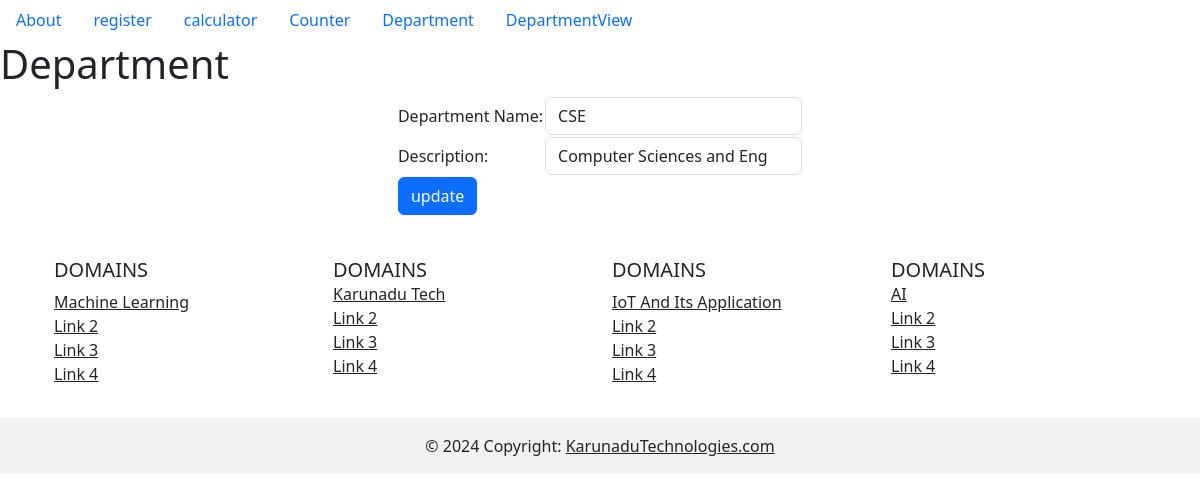
The app's page /departmentupdate/2 with its own data.
### basics/models.py (models this page shows)
class StudentDepartment(models.Model):
    DEPT_NAME=models.CharField(max_length=100)
    DEPT_DESC=models.CharField(max_length=1000)

### basics/views.py (the view, shortened to what this page needs)
# urls.py: path("departmentupdate/<id>",departmentupdate,name="departmentupdate"),
def departmentupdate(request,id):
  getdepartments=StudentDepartment.objects.get(id=id)
  return render(request,'departmentupdate.html',context={'getdepartments':getdepartments})

### basics/templates/departmentupdate.html (shortened to what this page needs)
{% extends 'index.html' %}
{% block content %}
  <form method="POST">
  <h1>Department</h1>
  <table align="center">
    <tr>
      <td>
        Department Name:
      </td>
      <td>
        <input type="text" class="form-control" value="{{getdepartments.DEPT_NAME}}"name="textdepartmentname"></input>
      </td>
    </tr>
    <tr>
      <td>
        Description:
      </td>
      <td>
        <input type="text" class="form-control" value="{{getdepartments.DEPT_DESC}}" name="textdepartmentdesc"></input>
      </td>
    </tr>
    <tr>
      <td colspan="2">
        <button type="submit"  class="btn btn-primary" name="submit">update</button>
      </td>
    </tr>
    <tr>
      <td>
      </td>
    </tr>
  </table>
</form>
{% endblock %}

### records on screen
StudentDepartment: textdepartmentname "CSE", textdepartmentdesc "Computer Sciences and Eng"
